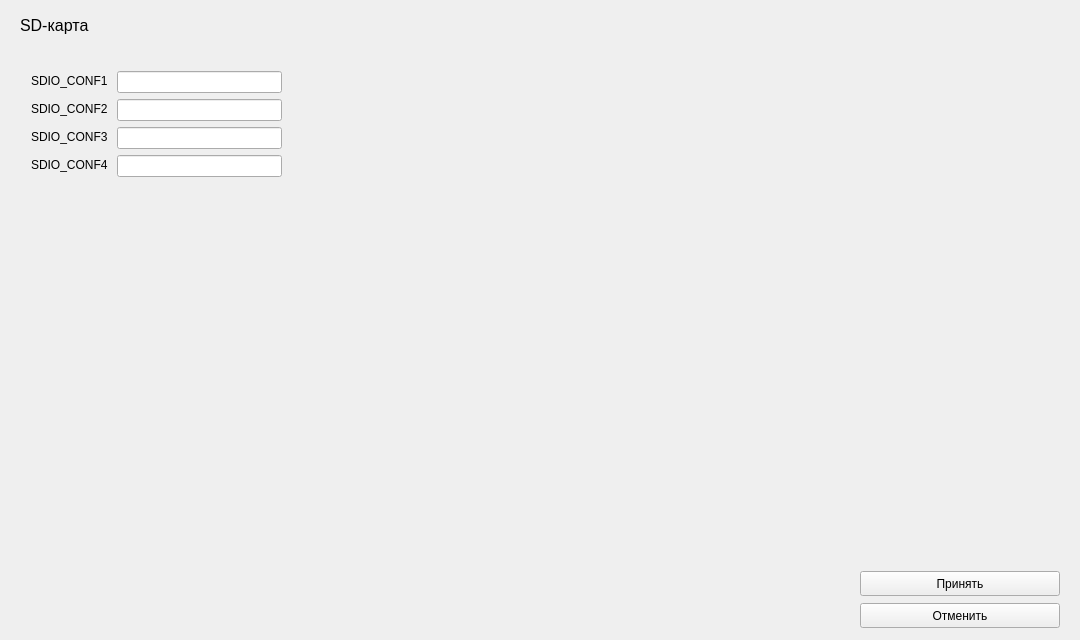
          <widget class="QWidget" name="page_4">
           <widget class="QLabel" name="label_9">
            <property name="geometry">
             <rect>
              <x>20</x>
              <y>10</y>
              <width>101</width>
              <height>31</height>
             </rect>
            </property>
            <property name="font">
             <font>
              <pointsize>12</pointsize>
             </font>
            </property>
            <property name="text">
             <string>SD-карта</string>
            </property>
           </widget>
           <widget class="QWidget" name="verticalLayoutWidget_6">
            <property name="geometry">
             <rect>
              <x>860</x>
              <y>570</y>
              <width>211</width>
              <height>61</height>
             </rect>
            </property>
            <layout class="QVBoxLayout" name="verticalLayout_16">
             <item>
              <widget class="QPushButton" name="aceptSDcardBtn">
               <property name="minimumSize">
                <size>
                 <width>200</width>
                 <height>25</height>
                </size>
               </property>
               <property name="maximumSize">
                <size>
                 <width>200</width>
                 <height>25</height>
                </size>
               </property>
               <property name="text">
                <string>Принять</string>
               </property>
              </widget>
             </item>
             <item>
              <widget class="QPushButton" name="cancelSDcardBtn">
               <property name="minimumSize">
                <size>
                 <width>200</width>
                 <height>25</height>
                </size>
               </property>
               <property name="maximumSize">
                <size>
                 <width>200</width>
                 <height>25</height>
                </size>
               </property>
               <property name="text">
                <string>Отменить</string>
               </property>
              </widget>
             </item>
            </layout>
           </widget>
           <widget class="QWidget" name="layoutWidget">
            <property name="geometry">
             <rect>
              <x>31</x>
              <y>71</y>
              <width>251</width>
              <height>116</height>
             </rect>
            </property>
            <layout class="QFormLayout" name="formLayout_3">
             <item row="0" column="0">
              <widget class="QLabel" name="label_8">
               <property name="minimumSize">
                <size>
                 <width>80</width>
                 <height>20</height>
                </size>
               </property>
               <property name="maximumSize">
                <size>
                 <width>80</width>
                 <height>20</height>
                </size>
               </property>
               <property name="text">
                <string>SDIO_CONF1</string>
               </property>
              </widget>
             </item>
             <item row="0" column="1">
              <widget class="QLineEdit" name="sdioConfLE1"/>
             </item>
             <item row="1" column="0">
              <widget class="QLabel" name="label_10">
               <property name="minimumSize">
                <size>
                 <width>80</width>
                 <height>20</height>
                </size>
               </property>
               <property name="maximumSize">
                <size>
                 <width>80</width>
                 <height>20</height>
                </size>
               </property>
               <property name="text">
                <string>SDIO_CONF2</string>
               </property>
              </widget>
             </item>
             <item row="1" column="1">
              <widget class="QLineEdit" name="sdioConfLE2"/>
             </item>
             <item row="2" column="0">
              <widget class="QLabel" name="label_19">
               <property name="minimumSize">
                <size>
                 <width>80</width>
                 <height>20</height>
                </size>
               </property>
               <property name="maximumSize">
                <size>
                 <width>80</width>
                 <height>20</height>
                </size>
               </property>
               <property name="text">
                <string>SDIO_CONF3</string>
               </property>
              </widget>
             </item>
             <item row="2" column="1">
              <widget class="QLineEdit" name="sdioConfLE3"/>
             </item>
             <item row="3" column="0">
              <widget class="QLabel" name="label_20">
               <property name="minimumSize">
                <size>
                 <width>80</width>
                 <height>20</height>
                </size>
               </property>
               <property name="maximumSize">
                <size>
                 <width>80</width>
                 <height>20</height>
                </size>
               </property>
               <property name="text">
                <string>SDIO_CONF4</string>
               </property>
              </widget>
             </item>
             <item row="3" column="1">
              <widget class="QLineEdit" name="sdioConfLE4"/>
             </item>
            </layout>
           </widget>
          </widget>
